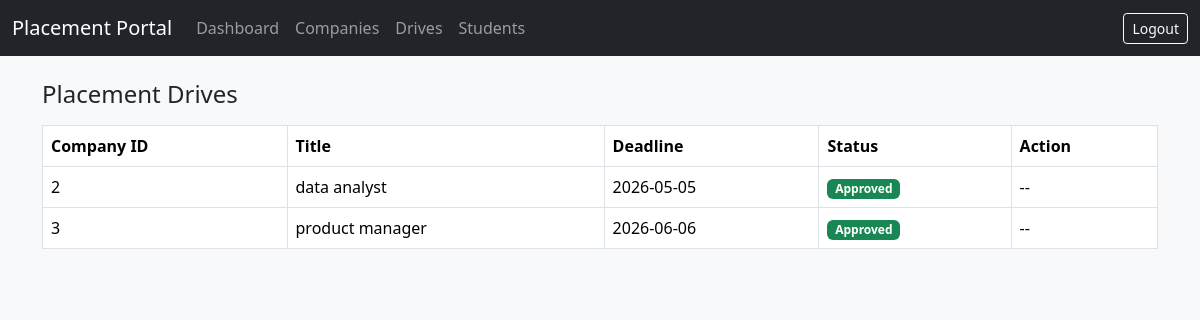
/admin/drives (signed in), run on the app's committed database.
### models.py (models this page shows)
class Drive(db.Model):
    id = db.Column(db.Integer, primary_key=True)
    company_id = db.Column(db.Integer, db.ForeignKey('company.id'))
    title = db.Column(db.String(150))
    description = db.Column(db.Text)
    deadline = db.Column(db.Date)
    approved = db.Column(db.Boolean, default=False)

### app.py (the view)
@app.route("/admin/drives")
def admin_drives():
    if session.get("role") != "admin":
        return redirect(url_for("login"))
    drives = Drive.query.all()
    return render_template("admin_drives.html", drives=drives)

### templates/admin_drives.html (shortened to what this page needs)
{% extends "base.html" %}
{% block content %}
<h4>Placement Drives</h4>
<table class="table table-bordered mt-3">
    <tr>
        <th>Company ID</th>
        <th>Title</th>
        <th>Deadline</th>
        <th>Status</th>
        <th>Action</th>
    </tr>
    {% for d in drives %}
    <tr>
        <td>{{ d.company_id }}</td>
        <td>{{ d.title }}</td>
        <td>{{ d.deadline }}</td>
        <td>
            {% if d.approved %}
                <span class="badge bg-success">Approved</span>
            {% else %}
                <span class="badge bg-warning">Pending</span>
            {% endif %}
        </td>
        <td>
            {% if not d.approved %}
                <a href="/admin/drive/approve/{{ d.id }}"
                   class="btn btn-sm btn-success">
                   Approve
                </a>
            {% else %}
                --
            {% endif %}
        </td>
    </tr>
    {% endfor %}
</table>
{% endblock %}

### data on the page
Drive: company_id "2", title "data analyst", deadline "2026-05-05", approved "Approved"
Drive: company_id "3", title "product manager", deadline "2026-06-06", approved "Approved"
